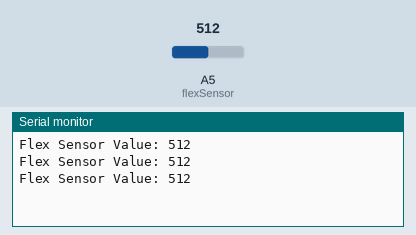
A sketch run on a simulated Arduino Uno, built with avr-gcc and run on an emulated ATmega328P. Shown: the last lines printed to the serial monitor. Inputs (shaded band) come from the test bench; at power-on: A5 (flexSensor) = 512.

Above: at 1.3 s.
1.4 s: A5 (flexSensor) set to 716
At 1.9 s:
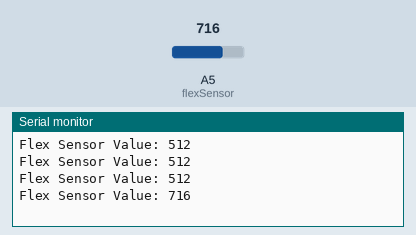
2.9 s: A5 (flexSensor) set to 900
At 3.4 s:
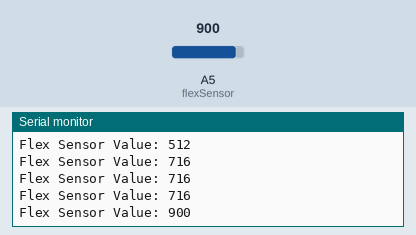
Timing chart, 0 to 5.9 s (numbered marks = the images above; inputs shaded):
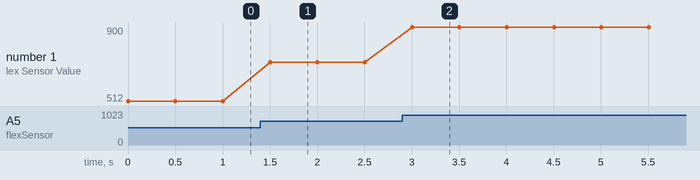

Measured:
- after the input at 1.4 s, the serial monitor: prints a new line after 0.10 s (image 1)
- after the input at 2.9 s, the serial monitor: prints a new line after 0.10 s (image 2)
- plotted number 1: 512 → 716 after the input at 1.4 s, 716 → 900 after the input at 2.9 s

The sketch:

arduino_miniProject_Problem2.ino
```cpp
/*------------------------------------------------------------------------------------
arduino_miniProject_Problem2.ino

Reads the status of flex sensor every 500ms (0.5s),
and prints the value to the Serial Monitor

Created: 9/13/13 - Joshua Vaughan - joshua.vaughan@louisiana.edu

Modified:
  *
------------------------------------------------------------------------------------*/

// Pin declarations
int flexSensor = 5;      // The flex sensor is attached to A5


// This is always run once when the sketch starts
void setup() {
  // initialize serial communication at 9600 bits per second - for debugging
  Serial.begin(9600);
}

// the loop routine runs over and over again forever:
void loop() {
  int flexReading;               // The A/D value of the flex sensor

  // Take a reading from the flex sensor
  flexReading = analogRead(flexSensor);

  // Print that reading
  Serial.print("Flex Sensor Value: ");
  Serial.println(flexReading);

  // Delay for 500ms (0.5s)
  delay(500);

}
```
